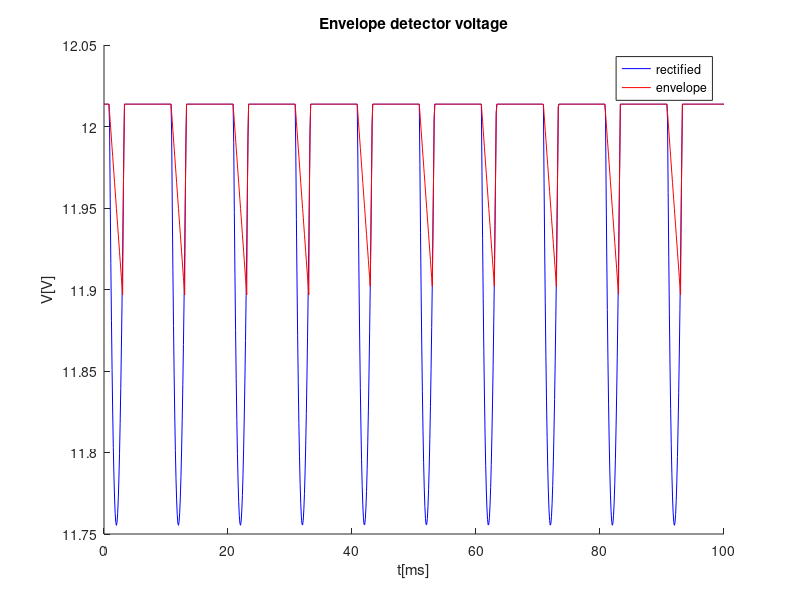
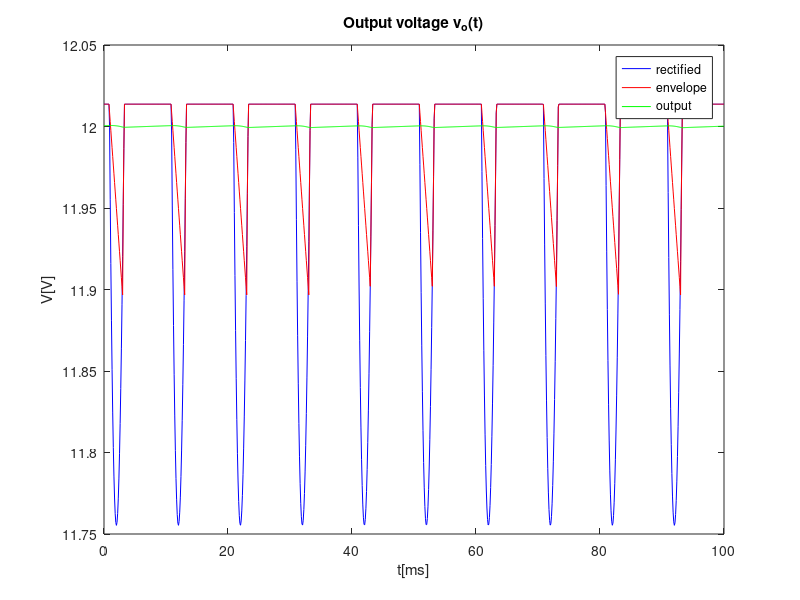
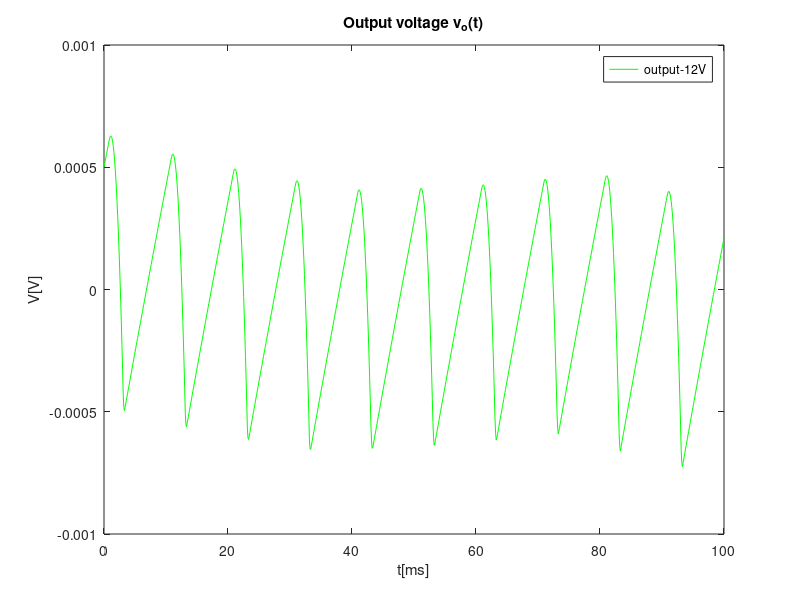
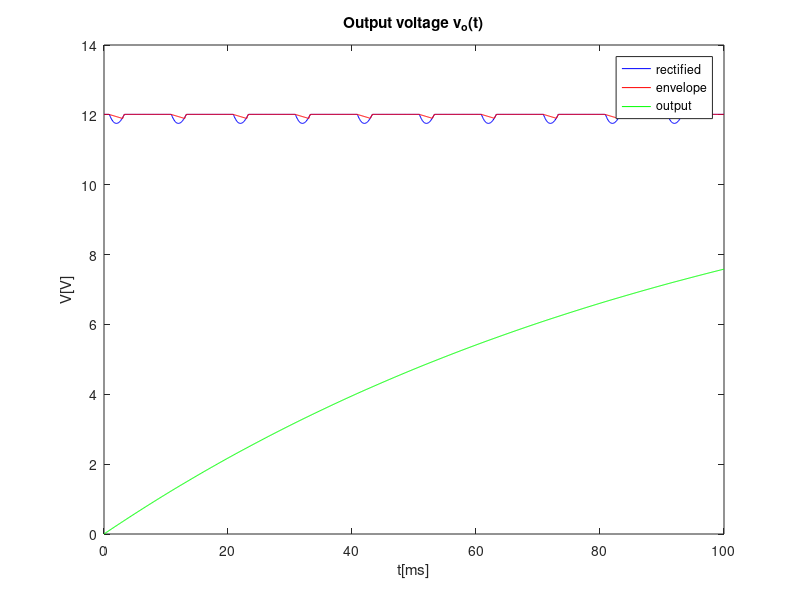

These charts were generated, in order, by the following MATLAB code:
close all 
clear all
f=50;
w=2*pi*f;
R1=3.7224e3
C1=3.7224e-6
R2=15e3
C2=15e-6
R3=10e3
C3=10e-6

%print("AAAAAAAAA")

%envelope detector
A=20
t=linspace(0, 0.1, 1000);
vS = A * cos(w*t);
vOhr = zeros(1, length(t));
vO = zeros(1, length(t));
vLpf = zeros(1, length(t));
vEn = zeros(1, length(t));
vF = zeros(1, length(t));
vF2 = zeros(1, length(t));

vOFF=12.0137;
vOnexp = A*cos(w*vOFF)*exp(-(t-vOFF)/R1/C1);

figure
for i=1:length(t)
  if (vS(i) > 0 || -vS(i)<0)
    vOhr(i) = vS(i);
  else
    vOhr(i) = -vS(i);
  endif
endfor

#plot(t*1000, vOhr)
hold

%print("AAAAAAAAA")

for i=1:length(t)
  for k=1:100
  #vO = A/sqrt(1+w^2*R^2*C^2) * cos(w*t - atan(w*R*C));
    vLpf(i)=vLpf(i)+1/(4*k*k-1)/sqrt(1+(2*k*w)^2*R1^2*C1^2)*cos(2*k*w*t(i)-atan(2*k*w*R1*C1));
  endfor
  vLpf(i)=A*2/pi-A*4/pi*vLpf(i)
  #vLpf(i)*=vS(1)
endfor

for i=1:length(t)
  if vLpf(i) < vOFF
    vO(i) = vLpf(i)
  #elseif vOnexp(i) > vOhr(i)
  #  vO(i) = 0;
  else 
    vO(i) = vOFF;
  endif
endfor

boo=1
tOFF=0
vHold=0
#envelope
for i=1:(length(t)-1)
  if ((boo==1)&&((vO(i+1)-vO(i))/(t(i+1)-t(i)) < -vO(i)/C2/R2))
    boo=0;
    tOFF=t(i)
    vHold=vO(i)
  endif
  if boo==0
    vEn(i)=vHold*exp(-(t(i)-tOFF)/R2/C2)
  else
    vEn(i)=vO(i)
  endif  
  if ((boo==0)&&(vEn(i)<vO(i)))
    boo=1
  endif
endfor
vEn(length(t))=vEn(length(t)-1)

vF(1)=12.0005
h=0.1/1000
for i=1:(length(t)-1)
  vF(i+1)=vF(i)+h*(vEn(i)/R3/C3-vF(i)/R3/C3)
endfor

max=0
min=20
avg=0
for i=1:length(t)
  avg+=vF(i)
  if(vF(i)>max)
    max=vF(i)
  endif
  if(vF(i)<min)
    min=vF(i)
  endif
endfor
avg/=length(t)

printf("Ripple=%f\nAverage=%f\n", max-min, avg)

plot(t*1000, vO, "b")
title("Envelope detector voltage")
xlabel ("t[ms]")
ylabel ("V[V]")
hold on;
plot(t*1000, vEn, "r")
legend("rectified","envelope")
print ("venvelope.eps", "-depsc");
hold off;

plot(t*1000, vO, "b")
title("Output voltage v_o(t)")
xlabel ("t[ms]")
ylabel ("V[V]")
hold on;
plot(t*1000, vEn, "r")
hold on;
plot(t*1000, vF, "g")
legend("rectified","envelope", "output")
print ("voutput.eps", "-depsc");
hold off;

plot(t*1000, vF-12, "g")
title("Output voltage v_o(t)")
xlabel ("t[ms]")
ylabel ("V[V]")
legend("output-12V")
print ("v12.eps", "-depsc");
hold off;

vF(1)=0
h=0.1/1000
for i=1:(length(t)-1)
  vF(i+1)=vF(i)+h*(vEn(i)/R3/C3-vF(i)/R3/C3)
endfor

plot(t*1000, vO, "b")
title("Output voltage v_o(t)")
xlabel ("t[ms]")
ylabel ("V[V]")
hold on;
plot(t*1000, vEn, "r")
hold on;
plot(t*1000, vF, "g")
legend("rectified","envelope", "output")
print ("voutput_init.eps", "-depsc");